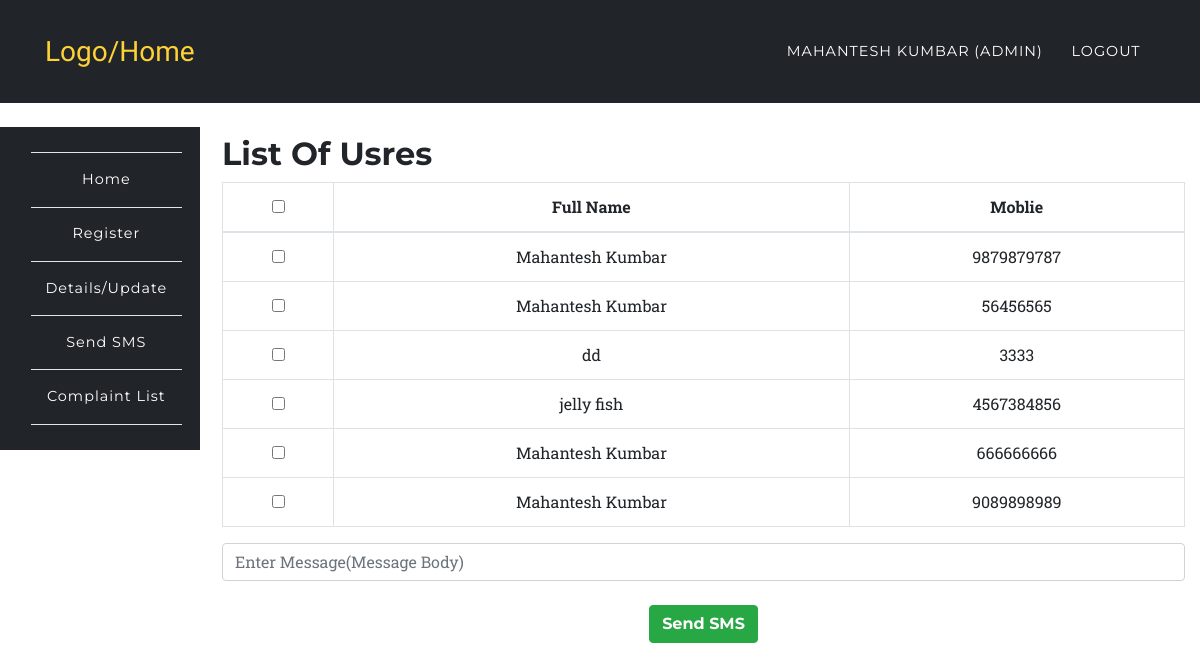
The app's page /app/sms.php (signed in), older data.
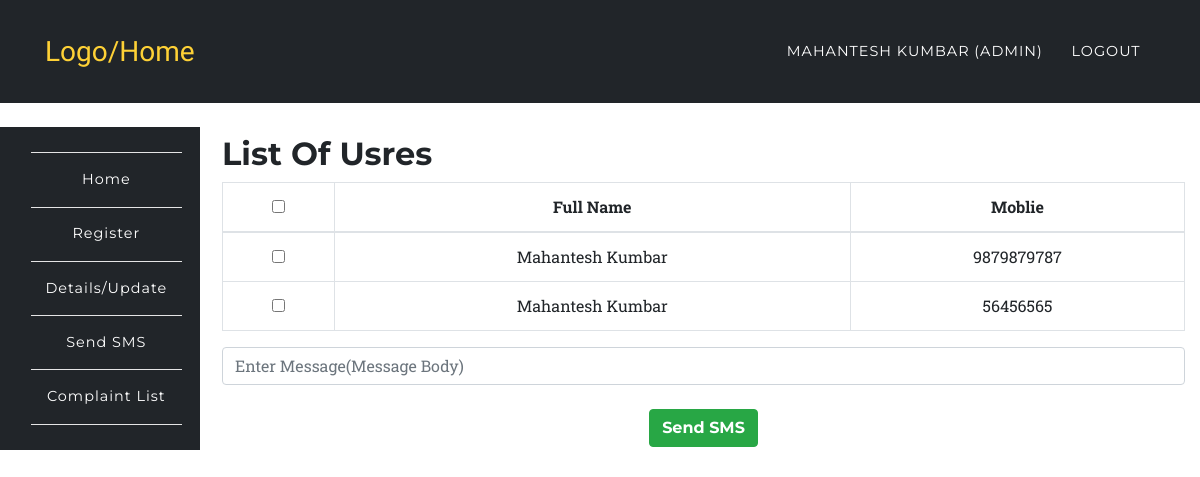
The same page, newer data.
### tables this page shows
CREATE TABLE `users` (
  `id` int(10) UNSIGNED NOT NULL,
  `fullname` varchar(191) NOT NULL,
  `mobile` varchar(191) NOT NULL,
  `username` varchar(191) NOT NULL,
  `email` varchar(191) NOT NULL,
  `password` varchar(191) NOT NULL,
  `created_at` timestamp NULL DEFAULT CURRENT_TIMESTAMP,
  `updated_at` timestamp NULL DEFAULT CURRENT_TIMESTAMP,
  `role` varchar(100) DEFAULT 'user',
  `status` int(1) NOT NULL DEFAULT '1'
);

### app/sms.php (the view, shortened to what this page needs)
<?php
	require '../config/config.php';
		try {
			$stmt = $connect->prepare('SELECT * FROM users');
			$stmt->execute();
			$data = $stmt->fetchAll(PDO::FETCH_ASSOC);
		}
		catch(PDOException $e) {
			$errMsg = $e->getMessage();
		}
?>
<?php include '../include/header.php';?>
	<nav class="navbar navbar-expand-lg navbar-dark" style="background-color:#212529;" id="mainNav">
      <div class="container">
        <a class="navbar-brand js-scroll-trigger" href="../index.php">Logo/Home</a>
        <div class="collapse navbar-collapse" id="navbarResponsive">
          <ul class="navbar-nav text-uppercase ml-auto">
            <li class="nav-item">
              <a class="nav-link" href="login.php"><?php echo $_SESSION['fullname']; ?> <?php if($_SESSION['role'] == 'admin'){ echo "(Admin)"; } ?></a>
            </li>
            <li class="nav-item">
              <a href="../auth/logout.php" class="nav-link">Logout</a>
            </li>
          </ul>
        </div>
      </div>
    </nav>
<?php include '../include/side-nav.php';?>
<section class="wrapper" style="margin-left:16%;margin-top: -11%;">
	<div class="container">
		<div class="row">
			<div class="col-12">
				<h2>List Of Usres</h2>
				<div class="table-responsive text-center">
					<form action="" method="post">
						<table class="table table-bordered">
						  <thead>
						    <tr>
						      <th><input type="checkbox" name="" id="selectAll"></th>
						      <th>Full Name</th>
						      <th>Moblie</th>
						    </tr>
						  </thead>
						  <tbody>
						  	<?php
						  		foreach ($data as $key => $value) {
								   echo '<tr>';
								      echo '<th scope="row"><input type="checkbox" name="check[]" value="'.$value['mobile'].'" id="selectAll$key"></th>';
								      echo '<td>'.$value['fullname'].'</td>';
								      echo '<td>'.$value['mobile'].'</td>';
								   echo '</tr>';
						  		}
						  	?>
						  </tbody>
						</table>
						<input type="textarea" name="message" class="form-control" placeholder="Enter Message(Message Body)" required>
						<br>
						<button type="submit" class="btn btn-success" name='sms_alert' value="sms_alert">Send SMS</button>
					</form>
				</div>
			</div>
		</div>
	</div>
</section>
<?php include '../include/footer.php';?>

Row changes from the older to the newer data that the page shows:
removed users: fullname "dd", mobile "3333"
removed users: fullname "jelly fish", mobile "4567384856"
removed users: fullname "Mahantesh Kumbar", mobile "666666666"
removed users: fullname "Mahantesh Kumbar", mobile "9089898989"
